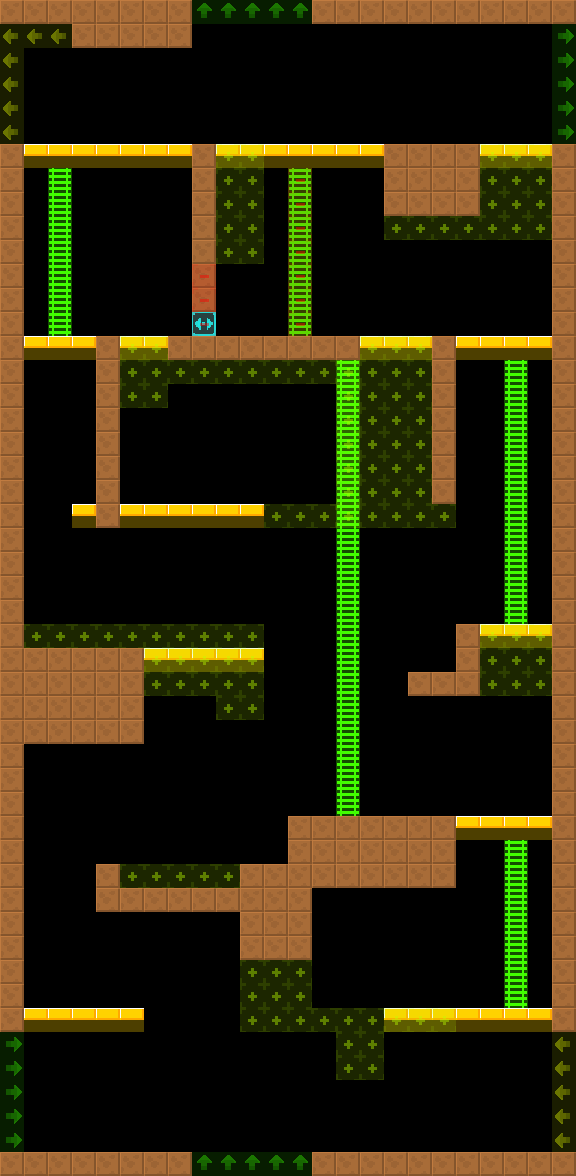

The image is a tile-based game level rendered from a .tmx file. Its description and source (layers, tilesets, objects; grid data summarised) follow:
An orthogonal 24x49 tile map with 24x24 px tiles, 2 tile layers (col, lnk), 2 tilesets and 1 object (Water).

<map version="1.4" tiledversion="1.4.2" orientation="orthogonal" renderorder="right-down" width="24" height="49" tilewidth="24" tileheight="24" infinite="0" nextlayerid="4" nextobjectid="8">
 <tileset firstgid="6" source="../../lnk.tsx" />
 <tileset firstgid="1" source="../../col.tsx" />
 <layer id="1" name="col" width="24" height="49">
  <data>[1176 cells, 335 non-empty, 4 distinct tile ids]</data>
 </layer>
 <layer id="2" name="lnk" width="24" height="49" opacity="0.5">
  <data>[1176 cells, 171 non-empty, 5 distinct tile ids]</data>
 </layer>
 <objectgroup id="3" name="markers" opacity="0.5">
  <object id="1" name="Water" type="Water" x="120" y="864" width="120" height="24">
   <properties>
    <property name="yr" value="0" />
    <property name="xr" value="0" />
   </properties>
  </object>
 </objectgroup>
</map>
